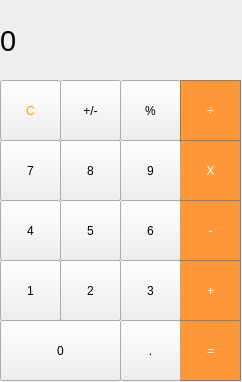
<?xml version="1.0" encoding="UTF-8"?>
<ui version="4.0">
 <class>MainWindow</class>
 <widget class="QMainWindow" name="MainWindow">
  <property name="geometry">
   <rect>
    <x>0</x>
    <y>0</y>
    <width>242</width>
    <height>382</height>
   </rect>
  </property>
  <property name="windowTitle">
   <string>MainWindow</string>
  </property>
  <property name="styleSheet">
   <string notr="true">QLabel{
	qproperty-alignment:'AlinVCenter | AlignRigth;
	border:1px solid red;
}

background-color: red;</string>
  </property>
  <widget class="QWidget" name="centralWidget">
   <widget class="QLabel" name="label_result">
    <property name="geometry">
     <rect>
      <x>0</x>
      <y>10</y>
      <width>241</width>
      <height>61</height>
     </rect>
    </property>
    <property name="font">
     <font>
      <pointsize>22</pointsize>
     </font>
    </property>
    <property name="styleSheet">
     <string notr="true">QLabel{
	qproperty-alignment: 'AlignVCenter | AlignRight';
	border: 1px solid gray;
}

background-color: white;</string>
    </property>
    <property name="text">
     <string>0</string>
    </property>
   </widget>
   <widget class="QPushButton" name="_Clear">
    <property name="geometry">
     <rect>
      <x>0</x>
      <y>80</y>
      <width>61</width>
      <height>61</height>
     </rect>
    </property>
    <property name="styleSheet">
     <string notr="true">QPushButton{
	//border: 0px solid white;
	color: orange;
	//background-color: rgb(54, 54, 54);

}

QPushButton:pressed{
	background-color: qlineargradient(x1: 0, y1: 0, x2: 0, y2: 1, stop: 0 #dadbde, stop: 1#708090);
}</string>
    </property>
    <property name="text">
     <string>C</string>
    </property>
   </widget>
   <widget class="QPushButton" name="pushButton_percentage">
    <property name="geometry">
     <rect>
      <x>120</x>
      <y>80</y>
      <width>61</width>
      <height>61</height>
     </rect>
    </property>
    <property name="styleSheet">
     <string notr="true">QPushButton{
	//border: 0px solid white;

	//background-color: rgb(54, 54, 54);

}

QPushButton:pressed{
	background-color: qlineargradient(x1: 0, y1: 0, x2: 0, y2: 1, stop: 0 #dadbde, stop: 1#708090);
}</string>
    </property>
    <property name="text">
     <string>%</string>
    </property>
   </widget>
   <widget class="QPushButton" name="pushButton_PlusSubtact">
    <property name="geometry">
     <rect>
      <x>60</x>
      <y>80</y>
      <width>61</width>
      <height>61</height>
     </rect>
    </property>
    <property name="styleSheet">
     <string notr="true">QPushButton{
	//border: 0px solid white;

	//background-color: rgb(54, 54, 54);

}

QPushButton:pressed{
	background-color: qlineargradient(x1: 0, y1: 0, x2: 0, y2: 1, stop: 0 #dadbde, stop: 1#708090);
}</string>
    </property>
    <property name="text">
     <string>+/-</string>
    </property>
   </widget>
   <widget class="QPushButton" name="pushButton_division">
    <property name="geometry">
     <rect>
      <x>180</x>
      <y>80</y>
      <width>61</width>
      <height>61</height>
     </rect>
    </property>
    <property name="styleSheet">
     <string notr="true">QPushButton{
	border: 1px solid gray;
	color: white;
	background-color: rgb(255, 151, 57);

}

QPushButton:pressed{
	background-color: qlineargradient(x1: 0, y1: 0, x2: 0, y2: 1, stop: 0 #dadbde, stop: 1#708090);
}</string>
    </property>
    <property name="text">
     <string>÷</string>
    </property>
   </widget>
   <widget class="QPushButton" name="pushButton_eight">
    <property name="geometry">
     <rect>
      <x>60</x>
      <y>140</y>
      <width>61</width>
      <height>61</height>
     </rect>
    </property>
    <property name="styleSheet">
     <string notr="true">QPushButton{
	//border: 0px solid white;

	//background-color: rgb(54, 54, 54);

}

QPushButton:pressed{
	background-color: qlineargradient(x1: 0, y1: 0, x2: 0, y2: 1, stop: 0 #dadbde, stop: 1#708090);
}</string>
    </property>
    <property name="text">
     <string>8</string>
    </property>
   </widget>
   <widget class="QPushButton" name="pushButton_seven">
    <property name="geometry">
     <rect>
      <x>0</x>
      <y>140</y>
      <width>61</width>
      <height>61</height>
     </rect>
    </property>
    <property name="styleSheet">
     <string notr="true">QPushButton{
	//border: 0px solid white;

	//background-color: rgb(54, 54, 54);

}

QPushButton:pressed{
	background-color: qlineargradient(x1: 0, y1: 0, x2: 0, y2: 1, stop: 0 #dadbde, stop: 1#708090);
}</string>
    </property>
    <property name="text">
     <string>7</string>
    </property>
   </widget>
   <widget class="QPushButton" name="pushButton_multiplication">
    <property name="geometry">
     <rect>
      <x>180</x>
      <y>140</y>
      <width>61</width>
      <height>61</height>
     </rect>
    </property>
    <property name="styleSheet">
     <string notr="true">QPushButton{
	border: 1px solid gray;
	color: white;
	background-color: rgb(255, 151, 57);

}

QPushButton:pressed{
	background-color: qlineargradient(x1: 0, y1: 0, x2: 0, y2: 1, stop: 0 #dadbde, stop: 1#708090);
}</string>
    </property>
    <property name="text">
     <string>X</string>
    </property>
   </widget>
   <widget class="QPushButton" name="pushButton_nine">
    <property name="geometry">
     <rect>
      <x>120</x>
      <y>140</y>
      <width>61</width>
      <height>61</height>
     </rect>
    </property>
    <property name="styleSheet">
     <string notr="true">QPushButton{
	//border: 0px solid white;

	//background-color: rgb(54, 54, 54);

}

QPushButton:pressed{
	background-color: qlineargradient(x1: 0, y1: 0, x2: 0, y2: 1, stop: 0 #dadbde, stop: 1#708090);
}</string>
    </property>
    <property name="text">
     <string>9</string>
    </property>
   </widget>
   <widget class="QPushButton" name="pushButton_five">
    <property name="geometry">
     <rect>
      <x>60</x>
      <y>200</y>
      <width>61</width>
      <height>61</height>
     </rect>
    </property>
    <property name="styleSheet">
     <string notr="true">QPushButton{
	//border: 0px solid white;

	//background-color: rgb(54, 54, 54);

}

QPushButton:pressed{
	background-color: qlineargradient(x1: 0, y1: 0, x2: 0, y2: 1, stop: 0 #dadbde, stop: 1#708090);
}</string>
    </property>
    <property name="text">
     <string>5</string>
    </property>
   </widget>
   <widget class="QPushButton" name="pushButton_four">
    <property name="geometry">
     <rect>
      <x>0</x>
      <y>200</y>
      <width>61</width>
      <height>61</height>
     </rect>
    </property>
    <property name="styleSheet">
     <string notr="true">QPushButton{
	//border: 0px solid white;

	//background-color: rgb(54, 54, 54);

}

QPushButton:pressed{
	background-color: qlineargradient(x1: 0, y1: 0, x2: 0, y2: 1, stop: 0 #dadbde, stop: 1#708090);
}</string>
    </property>
    <property name="text">
     <string>4</string>
    </property>
   </widget>
   <widget class="QPushButton" name="pushButton_sub">
    <property name="geometry">
     <rect>
      <x>180</x>
      <y>200</y>
      <width>61</width>
      <height>61</height>
     </rect>
    </property>
    <property name="styleSheet">
     <string notr="true">QPushButton{
	border: 1px solid gray;
	color: white;
	background-color: rgb(255, 151, 57);

}

QPushButton:pressed{
	background-color: qlineargradient(x1: 0, y1: 0, x2: 0, y2: 1, stop: 0 #dadbde, stop: 1#708090);
}</string>
    </property>
    <property name="text">
     <string>-</string>
    </property>
   </widget>
   <widget class="QPushButton" name="pushButton_six">
    <property name="geometry">
     <rect>
      <x>120</x>
      <y>200</y>
      <width>61</width>
      <height>61</height>
     </rect>
    </property>
    <property name="styleSheet">
     <string notr="true">QPushButton{
	//border: 0px solid white;

	//background-color: rgb(54, 54, 54);

}

QPushButton:pressed{
	background-color: qlineargradient(x1: 0, y1: 0, x2: 0, y2: 1, stop: 0 #dadbde, stop: 1#708090);
}</string>
    </property>
    <property name="text">
     <string>6</string>
    </property>
   </widget>
   <widget class="QPushButton" name="pushButton_two">
    <property name="geometry">
     <rect>
      <x>60</x>
      <y>260</y>
      <width>61</width>
      <height>61</height>
     </rect>
    </property>
    <property name="styleSheet">
     <string notr="true">QPushButton{
	//border: 0px solid white;

	//background-color: rgb(54, 54, 54);

}

QPushButton:pressed{
	background-color: qlineargradient(x1: 0, y1: 0, x2: 0, y2: 1, stop: 0 #dadbde, stop: 1#708090);
}</string>
    </property>
    <property name="text">
     <string>2</string>
    </property>
   </widget>
   <widget class="QPushButton" name="pushButton_one">
    <property name="geometry">
     <rect>
      <x>0</x>
      <y>260</y>
      <width>61</width>
      <height>61</height>
     </rect>
    </property>
    <property name="styleSheet">
     <string notr="true">QPushButton{
	//border: 0px solid white;

	//background-color: rgb(54, 54, 54);

}

QPushButton:pressed{
	background-color: qlineargradient(x1: 0, y1: 0, x2: 0, y2: 1, stop: 0 #dadbde, stop: 1#708090);
}</string>
    </property>
    <property name="text">
     <string>1</string>
    </property>
   </widget>
   <widget class="QPushButton" name="pushButton_add">
    <property name="geometry">
     <rect>
      <x>180</x>
      <y>260</y>
      <width>61</width>
      <height>61</height>
     </rect>
    </property>
    <property name="styleSheet">
     <string notr="true">QPushButton{
	border: 1px solid gray;
	color: white;
	background-color: rgb(255, 151, 57);

}

QPushButton:pressed{
	background-color: qlineargradient(x1: 0, y1: 0, x2: 0, y2: 1, stop: 0 #dadbde, stop: 1#708090);
}</string>
    </property>
    <property name="text">
     <string>+</string>
    </property>
   </widget>
   <widget class="QPushButton" name="pushButton_three">
    <property name="geometry">
     <rect>
      <x>120</x>
      <y>260</y>
      <width>61</width>
      <height>61</height>
     </rect>
    </property>
    <property name="styleSheet">
     <string notr="true">QPushButton{
	//border: 0px solid white;

	//background-color: rgb(54, 54, 54);

}

QPushButton:pressed{
	background-color: qlineargradient(x1: 0, y1: 0, x2: 0, y2: 1, stop: 0 #dadbde, stop: 1#708090);
}</string>
    </property>
    <property name="text">
     <string>3</string>
    </property>
   </widget>
   <widget class="QPushButton" name="pushButton_zero">
    <property name="geometry">
     <rect>
      <x>0</x>
      <y>320</y>
      <width>121</width>
      <height>61</height>
     </rect>
    </property>
    <property name="styleSheet">
     <string notr="true">QPushButton{
	//border: 0px solid white;

	//background-color: rgb(54, 54, 54);

}

QPushButton:pressed{
	background-color: qlineargradient(x1: 0, y1: 0, x2: 0, y2: 1, stop: 0 #dadbde, stop: 1#708090);
}</string>
    </property>
    <property name="text">
     <string>0</string>
    </property>
   </widget>
   <widget class="QPushButton" name="pushButton_equal">
    <property name="geometry">
     <rect>
      <x>180</x>
      <y>320</y>
      <width>61</width>
      <height>61</height>
     </rect>
    </property>
    <property name="styleSheet">
     <string notr="true">QPushButton{
	border: 1px solid gray;
	color: white;
	background-color: rgb(255, 151, 57);

}

QPushButton:pressed{
	background-color: qlineargradient(x1: 0, y1: 0, x2: 0, y2: 1, stop: 0 #dadbde, stop: 1#708090);
}</string>
    </property>
    <property name="text">
     <string>=</string>
    </property>
   </widget>
   <widget class="QPushButton" name="pushButton_point">
    <property name="geometry">
     <rect>
      <x>120</x>
      <y>320</y>
      <width>61</width>
      <height>61</height>
     </rect>
    </property>
    <property name="styleSheet">
     <string notr="true">QPushButton{
	//border: 0px solid white;

	//background-color: rgb(54, 54, 54);

}

QPushButton:pressed{
	background-color: qlineargradient(x1: 0, y1: 0, x2: 0, y2: 1, stop: 0 #dadbde, stop: 1#708090);
}</string>
    </property>
    <property name="text">
     <string>.</string>
    </property>
   </widget>
  </widget>
 </widget>
 <layoutdefault spacing="6" margin="11"/>
 <resources/>
 <connections/>
</ui>
